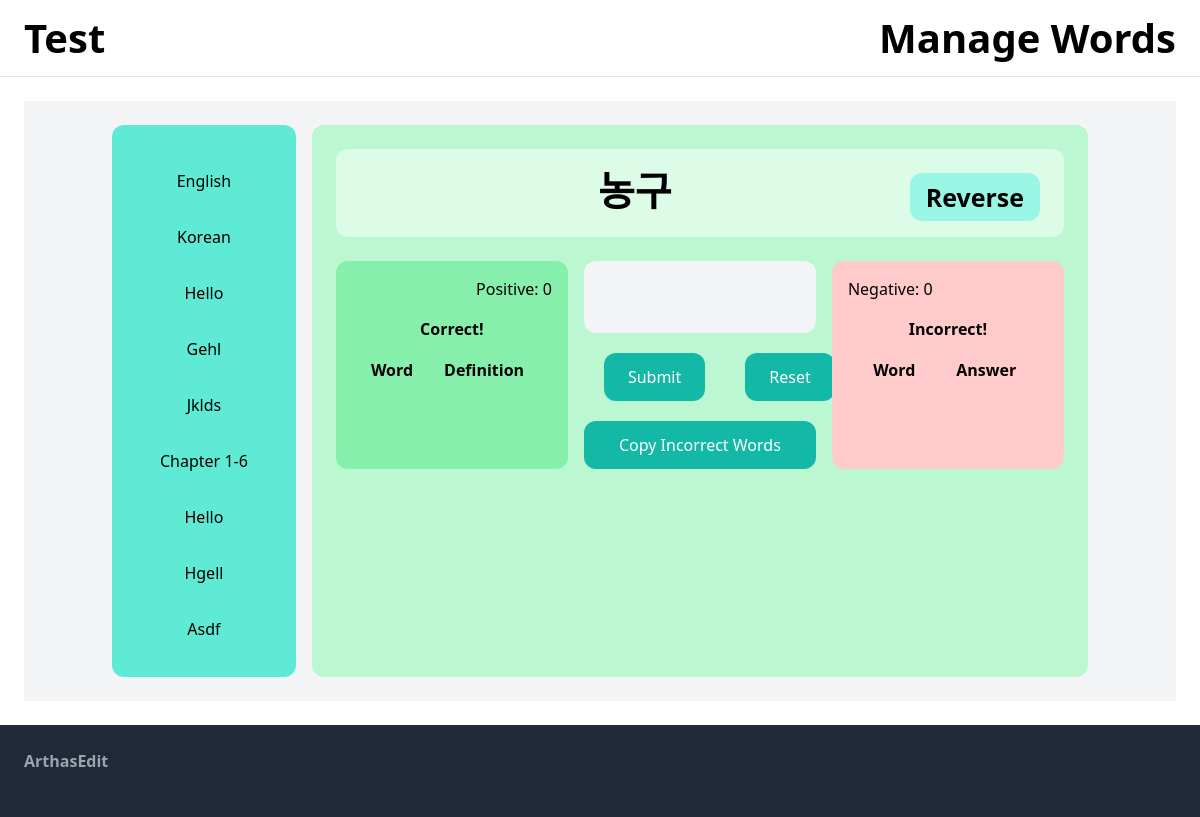
Before: /core/ (signed in) with the older database file.
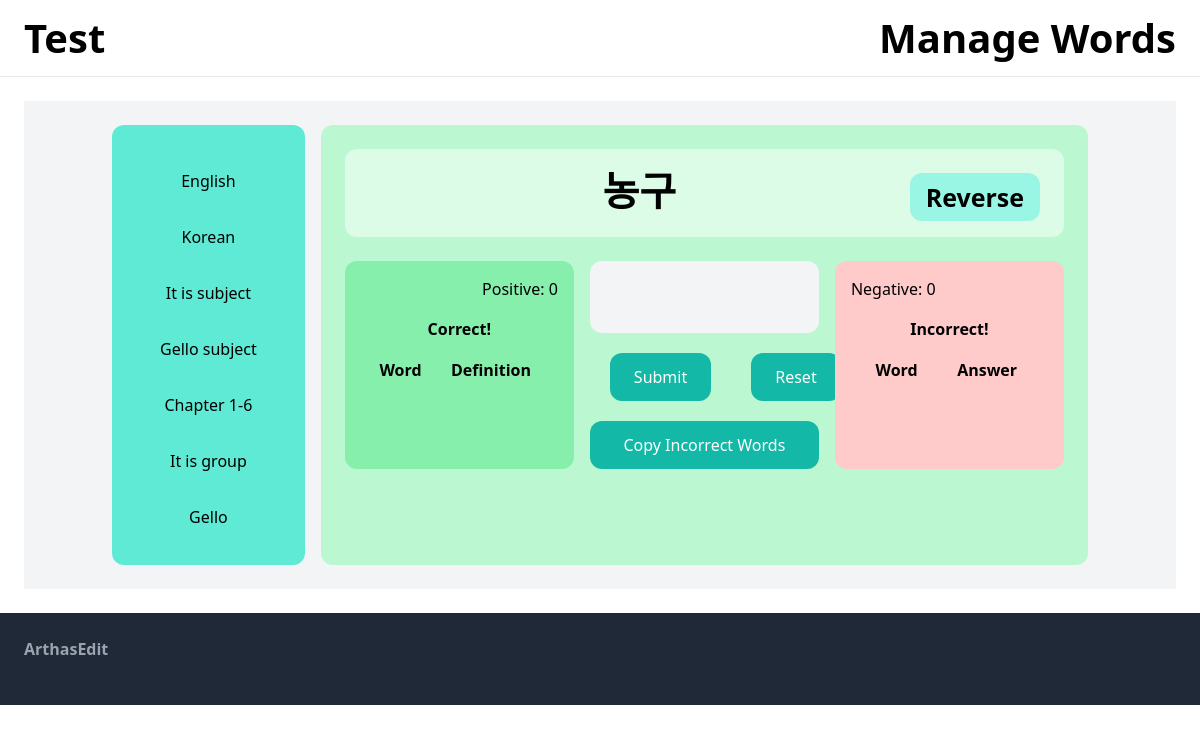
After: the same page with the newer database file.
### core/models.py (models this page shows, shortened)
class Subject(models.Model):
    name = models.CharField(max_length=255)
    user = models.ForeignKey(User, on_delete=models.CASCADE, default=None, blank=True, null=True,)

class GroupName(models.Model):
    group_name = models.CharField(max_length=255, default='others')
    user = models.ForeignKey(User, on_delete=models.CASCADE)

class VocabularyWord(models.Model):
    subject = models.ForeignKey(Subject, on_delete=models.CASCADE)
    word = models.CharField(max_length=255)
    definition = models.TextField()
    user = models.ForeignKey(User, on_delete=models.CASCADE)
    group_by = models.ForeignKey(GroupName, on_delete=models.CASCADE, blank=True, null=True)

### core/views.py (the view)
# urls.py: path('core/', views.core, name='core'),
@login_required
def core(request):
    pt('core')
    try:
        correct = UserAnswer.objects.filter(is_correct=True, user=request.user)[::-1]
        incorrect = UserAnswer.objects.filter(is_correct=False, user=request.user)[::-1]
        try:
                all_item_pks = request.session.get('all_items', [])
                all_items = VocabularyWord.objects.filter(pk__in=all_item_pks, user=request.user)
                print(all_items)
                for item in all_items:
                    vocabulary_word = random.choice(all_items)
                    if item in UserAnswer.objects.all():
                        vocabulary_word = random.choice(all_items)
                    else:
                        break
                subjects = Subject.objects.filter(user=request.user)
                groups = GroupName.objects.filter(user=request.user)
                context = {
                    'vocabulary_word': vocabulary_word,
                    'correct': correct,
                    'incorrect': incorrect,
                    'subjects': subjects,
                    'groups': groups,
                }
                print('try finish')
                return render(request, 'core/core.html', context)
        except:
            all_items = VocabularyWord.objects.filter(user=request.user)
            for item in all_items:
                vocabulary_word = random.choice(all_items)
                if item in UserAnswer.objects.filter(user=request.user):
                    vocabulary_word = random.choice(all_items)
                else:
                    break
            subjects = Subject.objects.filter(user=request.user)
            groups = GroupName.objects.filter(user=request.user)
            context = {
                'vocabulary_word': vocabulary_word,
                'correct': correct,
                'incorrect': incorrect,
                'subjects': subjects,
                'groups': groups,
            }
            return render(request, 'core/core.html', context)
    except:
        return redirect('core:manage_words')

### core/views.py (called while the page is built)
def pt(name):
    print(f"\n{name} is started. . . \n\n")

### core/templates/core/core.html (shortened to what this page needs)
{% extends 'core/base.html' %}
{% block content %}
<div class="bg-gray-100">
  <div class="container mx-auto p-4 md:p-6 py-6">
    <div class="flex flex-col md:flex-row space-y-4 md:space-y-0 md:space-x-4">
      <form method="post" class="text-center flex flex-col bg-teal-300 rounded-xl p-4 md:p-6 space-y-2">
        {% for subject in subjects %}
        <a name="subject" value="{{ subject.name }}" class="block px-6 py-3 rounded-xl bg-teal-300 hover:bg-teal-500" href="{% url 'core:filter' subject.name %}">{{ subject.name|capfirst }}</a>
        {% endfor %}
        {% for group in groups %}
        <a name="group" value="{{ group.group_name }}" class="block px-6 py-3 rounded-xl bg-teal-300 hover:bg-teal-500" href="{% url 'core:filter' group.group_name %}">{{ group.group_name|capfirst }}</a>
        {% endfor %}
      </form>
      <div class="bg-green-200 rounded-xl p-4 md:p-6 flex-1">
        <h1 class="text-2xl md:text-4xl mb-4 md:mb-6 bg-green-100 rounded-xl p-4 md:p-6 font-semibold text-center">
          <span class="text-base md:text-[40px] inline-block">{{ vocabulary_word.word | capfirst }}</span>
          <span class='float-right text-sm md:text-base'><a class="block md:inline-block px-4 py-3 rounded-xl bg-teal-200 text-center text-[10px] md:text-[25px]" href="{% url 'core:core_reversed' %}">Reverse</a></span>
        </h1>
        <div class="grid grid-cols-1 md:grid-cols-3 gap-4">
          <div class="bg-green-300 rounded-xl">
            <p class="p-2 md:p-4 flex justify-end">Positive: {{ correct|length }}</p>
            <h1 class="text-center font-semibold">Correct!</h1>
            <div class="px-4 md:px-6 mb-4 md:mb-5 py-4 w-full max-h-48 overflow-y-auto">
              <table class="w-full">
                <tr class="text-center">
                  <td><b>Word</b></td>
                  <td><b>Definition</b></td>
                </tr>
              </table>
            </div>
          </div>
          <div>
            <div class="flex justify-center">
              <form class="w-full" action="{% url 'core:check_answer' vocabulary_word.id %}" method="post">
                <input autofocus class="mb-4 md:mb-0 bg-gray-100 rounded-xl p-4 md:p-6 font-semibold border-6 text-center w-full" type="text" name="answer" id="answer" />
                <div class="flex justify-between">
                  <button class="px-4 md:px-6 py-2 md:py-3 m-4 md:m-5 rounded-xl bg-teal-500 text-white hover:bg-teal-700" type="submit">Submit</button>
                  <a class="px-4 md:px-6 py-2 md:py-3 m-4 md:m-5 rounded-xl bg-teal-500 text-white hover:bg-teal-700" href="{% url 'core:reset' %}">Reset</a>
                </div>
              </form>
            </div>
            <button id="copyButton" class="w-full px-4 md:px-6 py-2 md:py-3 mr-4 md:mr-5 rounded-xl bg-teal-500 text-white hover:bg-teal-700">Copy Incorrect Words</button>
          </div>
          <div class="bg-red-200 rounded-xl">
            <p class="p-2 md:p-4">Negative: {{ incorrect|length }}</p>
            <h1 class="text-center font-semibold">Incorrect!</h1>
            <div class="px-4 md:px-6 mb-4 md:mb-5 py-4 w-full max-h-48 overflow-y-auto">
              <table class="w-full">
                <tr class="text-center">
                  <td><b>Word</b></td>
                  <td><b>Answer</b></td>
                </tr>
              </table>
            </div>
          </div>
        </div>
      </div>
    </div>
  </div>
</div>
{% endblock %}

### core/templates/core/base.html (shortened to what this page needs)
{% load static %}
<!DOCTYPE html>
<html lang="en">
<head>
    <script src="https://cdn.tailwindcss.com"></script>
</head>
<body>
    <nav class="py-6 px-6 flex justify-between items-center text-center border-b border-gray-200 bg-orange">
        <a href="/core/" class="text-xl font-semibold text-center"  style="font-size:40px">Test</a>
        <a href="{% url 'core:manage_words' %}" class="text-xl font-semibold text-center"  style="font-size:40px">Manage Words</a>
    </nav>
    <div class="px-6 py-6">
        {% block content %}
        {% endblock %}
    </div>
    <footer class="py-6 px-6 flex justify-between bg-gray-800">
        <div class="w-2/3 pr-10">
            <h3 class="mb-5 font-semibold text-gray-400 font-roboto-arial">ArthasEdit</h3>
        </div>
    </footer>
</body>
</html>

Changed rows visible on the page:
removed Subject: name "Hello"
removed Subject: name "Gehl"
removed Subject: name "Jklds"
removed GroupName: group_name "Hello"
removed GroupName: group_name "Hgell"
removed GroupName: group_name "Asdf"
added Subject: name "It is subject"
added Subject: name "Gello subject"
added GroupName: group_name "It is group"
added GroupName: group_name "Gello"
